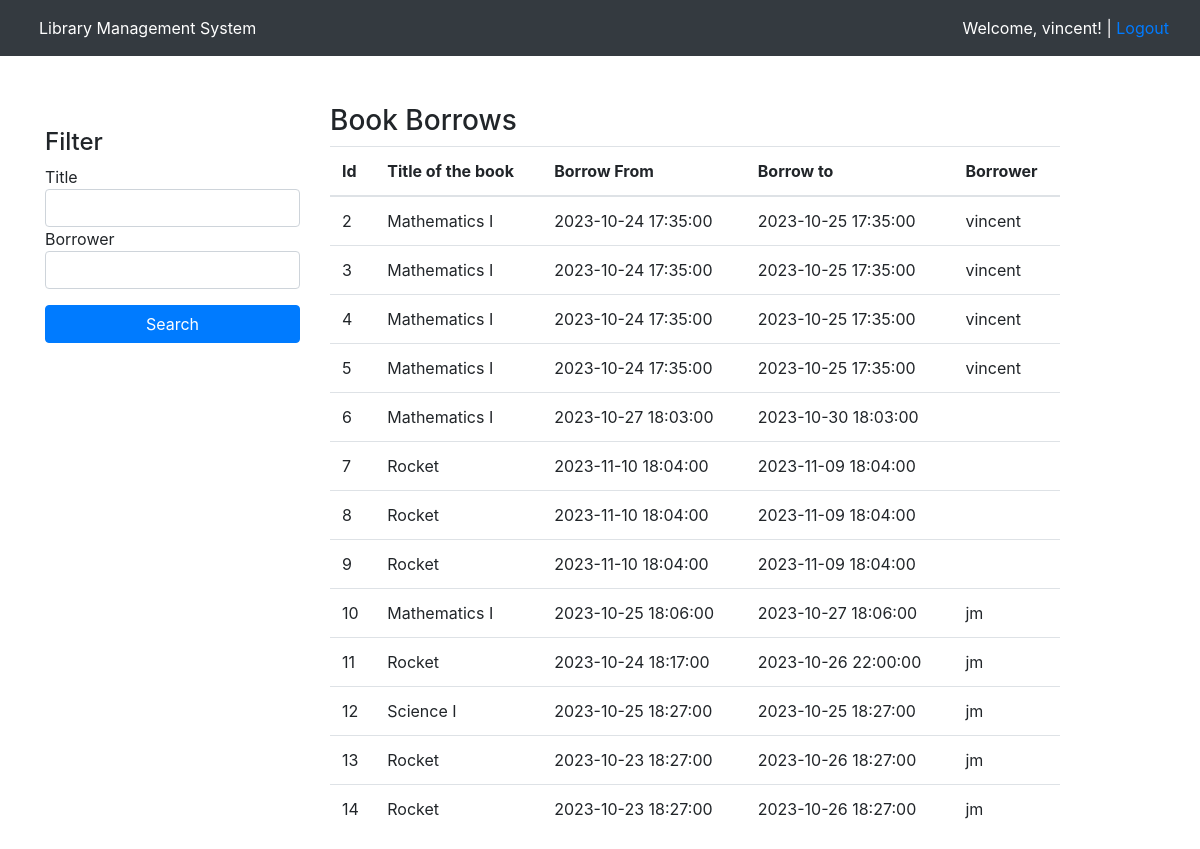
Page /LOGIN/admin_dashboard.php (signed in) on the committed database.
### tables this page shows
CREATE TABLE `bookborrow` (
  `Id` int(11) NOT NULL,
  `bookId` int(11) NOT NULL,
  `borrowFrom` datetime NOT NULL,
  `borrowTo` datetime NOT NULL,
  `userId` int(11) NOT NULL
);

CREATE TABLE `books` (
  `Id` int(11) NOT NULL,
  `Title` varchar(255) NOT NULL,
  `Description` varchar(255) NOT NULL,
  `Category_Id` int(11) NOT NULL,
  `Publisher_Id` int(11) NOT NULL,
  `Availablilty` int(11) NOT NULL
);

### LOGIN/Library/function/bookborrow.php (called while the page is built, shortened)
<?php
require_once('dbconfig.php');
$db = new DbConfig();
class BookBorrow
{
    function bookborrowlist($search)
    {
        global $db;
        $where = "";
        $sql = "SELECT BB.id, b.Title, BB.borrowFrom, BB.borrowTo, L.Username as borrower FROM bookborrow BB
                LEFT JOIN books B on B.Id = BB.bookId
                LEFT JOIN login L on L.ID = BB.userId
                " . $where;
        $result = mysqli_query(
            $db->connection,
            $sql
        );
        if (mysqli_num_rows($result) > 0) {
            return $result;
        } else {
            return array();
        }
    }
}
?>

### LOGIN/Library/function/dbconfig.php (called while the page is built, shortened)
<?php
class DbConfig
{
    public function db_connect()
    {
        $this->connection = mysqli_connect('localhost', 'root', '', 'lib1');
    }
}
?>

### LOGIN/admin_dashboard.php (the view, shortened to what this page needs)
<?php
require_once("Library/function/bookborrow.php");
$bookBorrow = new BookBorrow();
$search = array(
  "title" => "",
  "borrower" => "",
);
$bookBorrowList = $bookBorrow->bookborrowlist($search);
?>
<!DOCTYPE html>
<html lang="en">
<head>
  <link rel="stylesheet" href="https://cdn.jsdelivr.net/npm/bootstrap@4.6.2/dist/css/bootstrap.min.css">
  <link href="https://getbootstrap.com/docs/5.3/assets/css/docs.css" rel="stylesheet" />
</head>
<body>
  <nav class="navbar navbar-expand-sm bg-dark navbar-dark">
    <div class="container-fluid">
      <ul class="navbar-nav">
        <li class="nav-item">
          <a class="nav-link active" href="#">Library Management System</a>
        </li>
      </ul>
      <ul class="navbar-nav">
        <li class="nav-item text-white">
          <?php
          echo "Welcome, " . $_SESSION['username'] . "! | ";
          echo "<a href='logout.php'>Logout</a>"
            ?>
        </li>
      </ul>
    </div>
  </nav>
  <div class="container mt-5">
    <div class="row">
      <div class="col-sm-3">
        <h4 class="mt-4">Filter</h4>
        <form action="" method="post">
          <ul class="nav nav-pills flex-column">
            <li class="nav-item">
              Title
              <input type="text" class="form-control" id="title" name="title" value="<?php echo $search['title']; ?>">
            </li>
            <li class="nav-item">
              Borrower
              <input type="text" class="form-control" id="title" name="borrower"
                value="<?php echo $search['borrow']; ?>">
            </li>
          </ul>
          <button type="submit" class="mt-3 btn btn-primary btn-block">Search</button>
        </form>
      </div>
      <div class="col-sm-8">
        <h3>Book Borrows
        </h3>
        <table class="table table-hover">
          <thead>
            <tr>
              <th>Id</th>
              <th>Title of the book</th>
              <th>Borrow From</th>
              <th>Borrow to</th>
              <th>Borrower</th>
            </tr>
          </thead>
          <tbody>
            <?php
            while ($bookBorrowDetails = mysqli_fetch_assoc($bookBorrowList)) {
              echo '<tr>
                            <td>' . $bookBorrowDetails["id"] . '</td>
                            <td>' . $bookBorrowDetails["Title"] . '</td>
                            <td>' . $bookBorrowDetails["borrowFrom"] . '</td>
                            <td>' . $bookBorrowDetails["borrowTo"] . '</td>
                            <td>' . $bookBorrowDetails["borrower"] . '</td>
                          </tr>';
            }
            ?>
          </tbody>
        </table>
      </div>
    </div>
  </div>
</body>
</html>

### rows in the picture
bookborrow: Id "2", bookId.Title "Mathematics I", borrowFrom "2023-10-24 17:35:00", borrowTo "2023-10-25 17:35:00", userId.Username "vincent"
bookborrow: Id "3", bookId.Title "Mathematics I", borrowFrom "2023-10-24 17:35:00", borrowTo "2023-10-25 17:35:00", userId.Username "vincent"
bookborrow: Id "4", bookId.Title "Mathematics I", borrowFrom "2023-10-24 17:35:00", borrowTo "2023-10-25 17:35:00", userId.Username "vincent"
bookborrow: Id "5", bookId.Title "Mathematics I", borrowFrom "2023-10-24 17:35:00", borrowTo "2023-10-25 17:35:00", userId.Username "vincent"
bookborrow: Id "6", bookId.Title "Mathematics I", borrowFrom "2023-10-27 18:03:00", borrowTo "2023-10-30 18:03:00"
bookborrow: Id "7", bookId.Title "Rocket", borrowFrom "2023-11-10 18:04:00", borrowTo "2023-11-09 18:04:00"
bookborrow: Id "8", bookId.Title "Rocket", borrowFrom "2023-11-10 18:04:00", borrowTo "2023-11-09 18:04:00"
bookborrow: Id "9", bookId.Title "Rocket", borrowFrom "2023-11-10 18:04:00", borrowTo "2023-11-09 18:04:00"
bookborrow: Id "10", bookId.Title "Mathematics I", borrowFrom "2023-10-25 18:06:00", borrowTo "2023-10-27 18:06:00", userId.Username "jm"
bookborrow: Id "11", bookId.Title "Rocket", borrowFrom "2023-10-24 18:17:00", borrowTo "2023-10-26 22:00:00", userId.Username "jm"
bookborrow: Id "12", bookId.Title "Science I", borrowFrom "2023-10-25 18:27:00", borrowTo "2023-10-25 18:27:00", userId.Username "jm"
bookborrow: Id "13", bookId.Title "Rocket", borrowFrom "2023-10-23 18:27:00", borrowTo "2023-10-26 18:27:00", userId.Username "jm"
bookborrow: Id "14", bookId.Title "Rocket", borrowFrom "2023-10-23 18:27:00", borrowTo "2023-10-26 18:27:00", userId.Username "jm"

### other values in the picture
$_SESSION['username'] "vincent"
